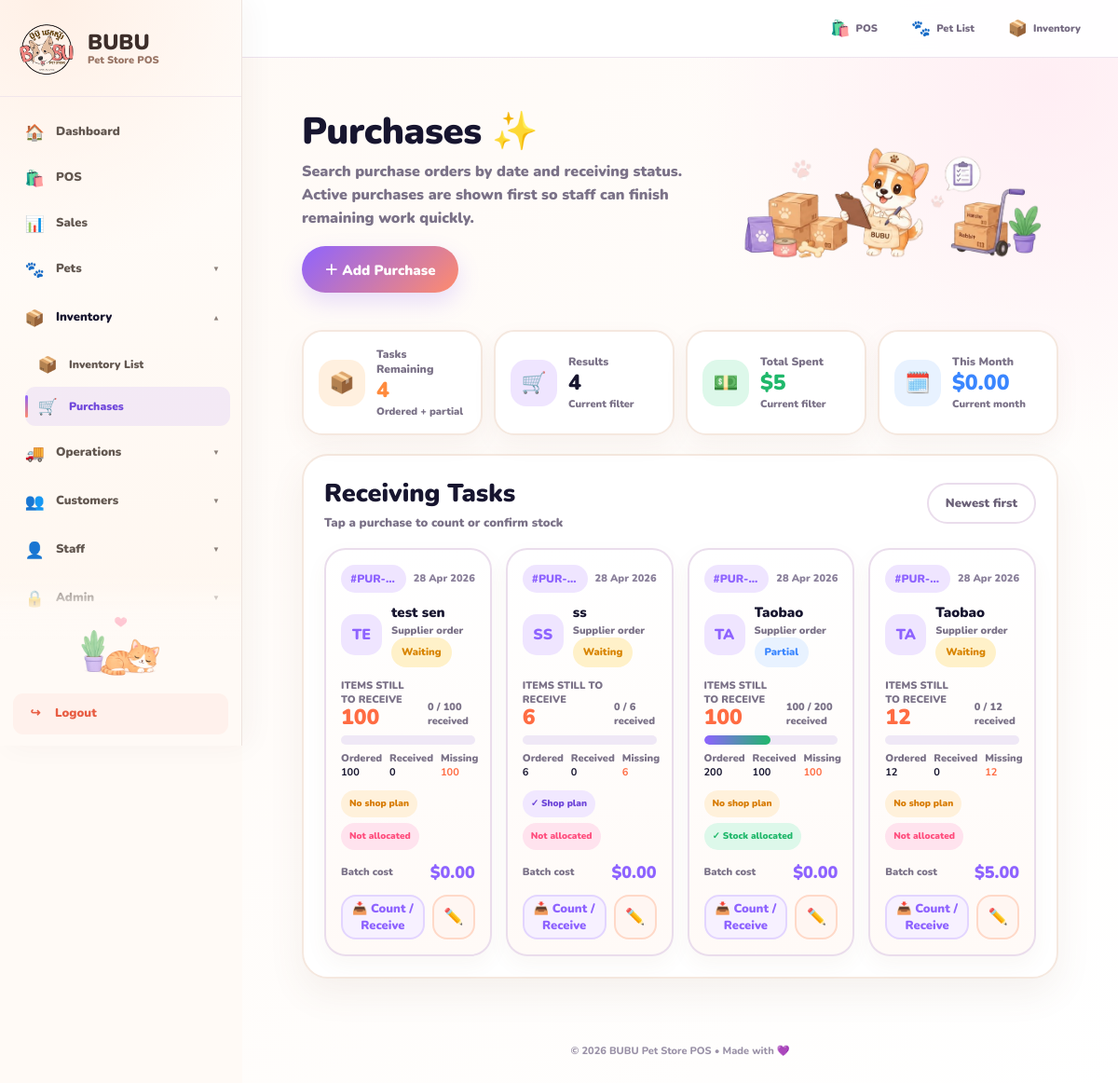
Before: /purchases/ (signed in) with the older database file.
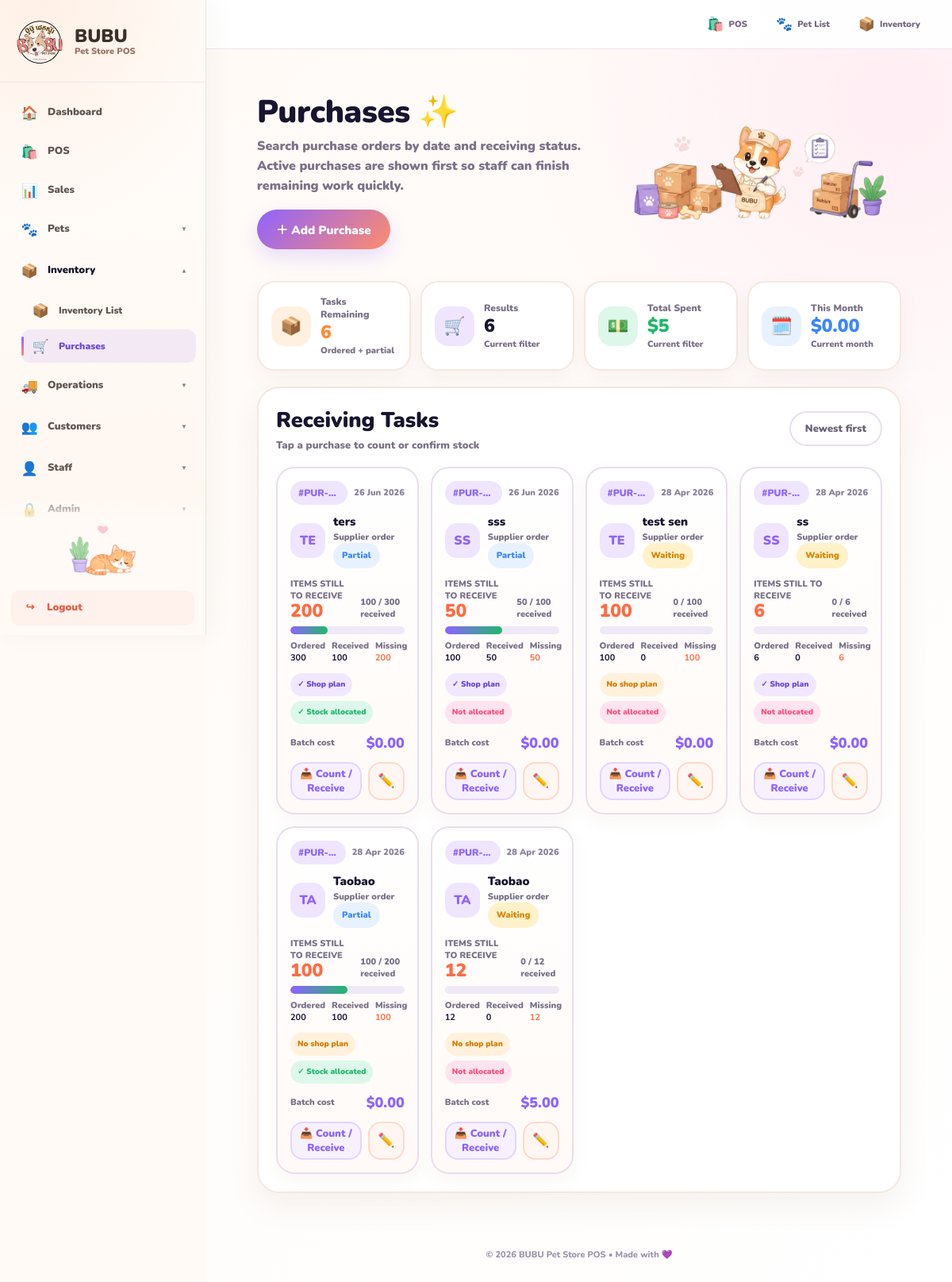
After: the same page with the newer database file.
### purchases/models.py (models this page shows, shortened)
class Purchase(models.Model):
    STATUS_CHOICES = [
        ("ordered", "Ordered"),
        ("partial", "Partial Received"),
        ("received", "Fully Received"),
        ("cancelled", "Cancelled"),
    ]
    supplier = models.CharField(max_length=150)
    total_amount = models.DecimalField(max_digits=10, decimal_places=2, default=0)
    shipping_note = models.TextField(blank=True, default="")
    note = models.TextField(blank=True, default="")
    status = models.CharField(max_length=20, choices=STATUS_CHOICES, default="ordered")
    created_at = models.DateTimeField(auto_now_add=True)
    @property
    def total_ordered_qty(self):
        return sum(item.ordered_qty for item in self.items.all())
    @property
    def total_received_qty(self):
        return sum(item.received_qty for item in self.items.all())
    @property
    def total_pending_qty(self):
        return sum(item.pending_qty for item in self.items.all())
    @property
    def total_allocated_qty(self):
        return sum(item.allocated_qty for item in self.items.all())
    @property
    def has_plan(self):
        return self.items.filter(branch_plans__isnull=False).exists()
    @property
    def is_allocated(self):
        return self.total_received_qty > 0 and self.total_allocated_qty >= self.total_received_qty

class PurchaseItem(models.Model):
    purchase = models.ForeignKey(
        Purchase,
        on_delete=models.CASCADE,
        related_name="items",
    )
    variant = models.ForeignKey(
        ItemVariant,
        on_delete=models.PROTECT,
        related_name="purchase_items",
        null=True,
        blank=True,
    )
    ordered_qty = models.PositiveIntegerField(default=1)
    received_qty = models.PositiveIntegerField(default=0)
    cost_price = models.DecimalField(max_digits=10, decimal_places=2, default=0)
    note = models.CharField(max_length=255, blank=True, default="")
    @property
    def pending_qty(self):
        return max(self.ordered_qty - self.received_qty, 0)
    @property
    def allocated_qty(self):
        return sum(allocation.qty for allocation in self.branch_allocations.all())

### purchases/views.py (the view, shortened to what this page needs)
# urls.py: path("", views.purchase_list, name="purchase_list"),
@login_required
def purchase_list(request):
    from datetime import datetime, time
    today = timezone.localdate()
    date_from = request.GET.get("date_from") or ""
    date_to = request.GET.get("date_to") or today.strftime("%Y-%m-%d")
    status_filter = request.GET.get("status") or "active"
    purchases = Purchase.objects.prefetch_related("items").order_by("-id")
    if date_to:
        try:
            to_date = datetime.strptime(date_to, "%Y-%m-%d").date()
            to_datetime = timezone.make_aware(
                datetime.combine(to_date, time.max)
            )
            purchases = purchases.filter(created_at__lte=to_datetime)
        except ValueError:
            messages.warning(request, "Invalid to date. Showing until today.")
            date_to = today.strftime("%Y-%m-%d")
            to_datetime = timezone.make_aware(
                datetime.combine(today, time.max)
            )
            purchases = purchases.filter(created_at__lte=to_datetime)
    if status_filter == "all":
        pass
    elif status_filter == "complete":
        purchases = purchases.filter(status="received")
    elif status_filter == "ordered":
        purchases = purchases.filter(status="ordered")
    elif status_filter == "partial":
        purchases = purchases.filter(status="partial")
    else:
        status_filter = "active"
        purchases = purchases.filter(status__in=["ordered", "partial"])
    filtered_purchases = purchases
    total_purchases = filtered_purchases.count()
    total_spent = (
        filtered_purchases.aggregate(total=Sum("total_amount"))["total"]
        or 0
    )
    pending_orders = filtered_purchases.filter(
        status__in=["ordered", "partial"]
    ).count()
    month_start = today.replace(day=1)
    this_month = (
        Purchase.objects.filter(
            created_at__date__gte=month_start,
            created_at__date__lte=today,
        ).aggregate(total=Sum("total_amount"))["total"]
        or 0
    )
    return render(request, "purchases/purchase_list.html", {
        "purchases": filtered_purchases,
        "total_purchases": total_purchases,
        "total_spent": total_spent,
        "pending_orders": pending_orders,
        "this_month": this_month,
        "date_from": date_from,
        "date_to": date_to,
        "status_filter": status_filter,
    })

### templates/purchases/purchase_list.html (shortened to what this page needs)
{% extends "base.html" %}
{% load static %}
{% block content %}
<div class="purchase-page">
    <div class="purchase-hero">
        <div class="purchase-title">
            <div>
                <h1>Purchases ✨</h1>
                <p>
                    Search purchase orders by date and receiving status.
                    Active purchases are shown first so staff can finish remaining work quickly.
                </p>
            </div>
            <a href="{% url 'purchase_create' %}" class="btn-add">＋ Add Purchase</a>
        </div>
        <img src="{% static 'img/purchase-hero.png' %}" class="hero-img" alt="Purchase">
    </div>
    <div class="summary-card">
        <div class="summary-item">
            <div class="summary-icon orange">📦</div>
            <div>
                <div class="summary-label">Tasks Remaining</div>
                <div class="summary-value orange">{{ pending_orders|default:"0" }}</div>
                <div class="summary-sub">Ordered + partial</div>
            </div>
        </div>
        <div class="summary-item">
            <div class="summary-icon purple">🛒</div>
            <div>
                <div class="summary-label">Results</div>
                <div class="summary-value">{{ total_purchases|default:"0" }}</div>
                <div class="summary-sub">Current filter</div>
            </div>
        </div>
        <div class="summary-item mobile-secondary">
            <div class="summary-icon green">💵</div>
            <div>
                <div class="summary-label">Total Spent</div>
                <div class="summary-value green">${{ total_spent|default:"0.00" }}</div>
                <div class="summary-sub">Current filter</div>
            </div>
        </div>
        <div class="summary-item mobile-secondary">
            <div class="summary-icon blue">🗓️</div>
            <div>
                <div class="summary-label">This Month</div>
                <div class="summary-value blue">${{ this_month|default:"0.00" }}</div>
                <div class="summary-sub">Current month</div>
            </div>
        </div>
    </div>
    <div class="purchase-panel">
        <div class="panel-head">
            <div>
                <h2>
                    {% if status_filter == "active" or not status_filter %}
                        Receiving Tasks
                    {% else %}
                        Purchase Results
                    {% endif %}
                </h2>
                <div class="panel-sub">Tap a purchase to count or confirm stock</div>
            </div>
            <div class="sort-pill">Newest first</div>
        </div>
        <div class="purchase-grid">
            {% for purchase in purchases %}
            <div class="purchase-card status-{{ purchase.status }}">
                <div class="purchase-top">
                    <span class="code">#PUR-{{ purchase.id|stringformat:"05d" }}</span>
                    <span class="date">{{ purchase.created_at|date:"d M Y" }}</span>
                </div>
                <div class="supplier">
                    <div class="avatar">{{ purchase.supplier|slice:":2"|upper }}</div>
                    <div class="supplier-status-row">
                        <div class="supplier-copy">
                            <div class="supplier-name">{{ purchase.supplier }}</div>
                            <div class="supplier-type">Supplier order</div>
                        </div>
                        {% if purchase.status == "received" %}
                            <div class="status received">✓ Complete</div>
                        {% elif purchase.status == "partial" %}
                            <div class="status partial">Partial</div>
                        {% elif purchase.status == "cancelled" %}
                            <div class="status cancelled">Cancelled</div>
                        {% else %}
                            <div class="status ordered">Waiting</div>
                        {% endif %}
                    </div>
                </div>
                <div class="task-line">
                    <div>
                        <div class="task-label">ITEMS STILL TO RECEIVE</div>
                        {% if purchase.total_pending_qty > 0 %}
                            <div class="task-number pending">{{ purchase.total_pending_qty }}</div>
                        {% else %}
                            <div class="task-number done">0 ✓</div>
                        {% endif %}
                    </div>
                    <div class="task-label">
                        {{ purchase.total_received_qty }} / {{ purchase.total_ordered_qty }} received
                    </div>
                </div>
                <div class="progress-track">
                    {% widthratio purchase.total_received_qty purchase.total_ordered_qty 100 as receive_percent %}
                    <div class="progress-fill" style="width:{{ receive_percent|default:'0' }}%"></div>
                </div>
                <div class="qty-inline">
                    <span>Ordered <b>{{ purchase.total_ordered_qty }}</b></span>
                    <span>Received <b>{{ purchase.total_received_qty }}</b></span>
                    <span class="pending-text">Missing <b>{{ purchase.total_pending_qty }}</b></span>
                </div>
                <div class="stock-status">
                    {% if purchase.has_plan %}
                        <span class="pill plan">✓ Shop plan</span>
                    {% else %}
                        <span class="pill none">No shop plan</span>
                    {% endif %}
                    {% if purchase.is_allocated %}
                        <span class="pill ok">✓ Stock allocated</span>
                    {% else %}
                        <span class="pill wait">Not allocated</span>
                    {% endif %}
                </div>
                <div class="amount-row">
                    <span class="amount-label">Batch cost</span>
                    <span class="amount">${{ purchase.total_amount|floatformat:2 }}</span>
                </div>
                <div class="card-actions">
                    <a href="{% url 'purchase_detail' purchase.id %}" class="view-btn">
                        {% if purchase.total_pending_qty > 0 %}
                            📥 Count / Receive
                        {% else %}
                            👁 View Purchase
                        {% endif %}
                    </a>
                    <a href="{% url 'purchase_update' purchase.id %}" class="edit-btn" aria-label="Edit purchase">✏️</a>
                </div>
            </div>
            {% endfor %}
        </div>
    </div>
</div>
{% endblock %}

### templates/base.html (shortened to what this page needs)
{% load static %}
<!DOCTYPE html>
<html lang="en">
<head>
</head>
<body>
<aside class="sidebar" id="sidebar">
    <div class="logo">
        <img src="{% static 'img/bubu-logo.png' %}" class="logo-img" alt="BUBU Logo">
        <h3>BUBU</h3>
        <small>Pet Store POS</small>
    </div>
    <nav class="menu" id="sideMenu">
        <a href="{% url 'dashboard' %}"
           onclick="saveMenuStateAndClose()"
           class="{% if request.resolver_match.url_name == 'dashboard' %}active{% endif %}">
            <span>🏠</span><span>Dashboard</span>
        </a>
        <a href="{% url 'pos' %}"
           onclick="saveMenuStateAndClose()"
           class="{% if request.resolver_match.url_name == 'pos' %}active{% endif %}">
            <span>🛍️</span><span>POS</span>
        </a>
        <a href="{% url 'sale_list' %}"
           onclick="saveMenuStateAndClose()"
           class="{% if request.resolver_match.url_name == 'sale_list' %}active{% endif %}">
            <span>📊</span><span>Sales</span>
        </a>
        <button type="button" class="menu-main" data-menu="pets">
            <span class="menu-main-left"><span>🐾</span><span>Pets</span></span>
            <span class="menu-arrow">▼</span>
        </button>
        <button type="button" class="menu-main" data-menu="inventory">
            <span class="menu-main-left"><span>📦</span><span>Inventory</span></span>
            <span class="menu-arrow">▼</span>
        </button>
        <div class="menu-sub" id="menu-inventory">
            <a href="{% url 'item_list' %}"
               onclick="saveMenuStateAndClose()"
               class="{% if request.resolver_match.url_name == 'item_list' %}active{% endif %}">
                <span>📦</span><span>Inventory List</span>
            </a>
            <a href="{% url 'purchase_list' %}"
               onclick="saveMenuStateAndClose()"
               class="{% if request.resolver_match.url_name == 'purchase_list' or request.resolver_match.url_name == 'purchase_create' or request.resolver_match.url_name == 'purchase_update' or request.resolver_match.url_name == 'purchase_detail' %}active{% endif %}">
                <span>🛒</span><span>Purchases</span>
            </a>
        </div>
        <button type="button" class="menu-main" data-menu="operations">
            <span class="menu-main-left"><span>🚚</span><span>Operations</span></span>
            <span class="menu-arrow">▼</span>
        </button>
        <button type="button" class="menu-main" data-menu="customers">
            <span class="menu-main-left"><span>👥</span><span>Customers</span></span>
            <span class="menu-arrow">▼</span>
        </button>
        <button type="button" class="menu-main" data-menu="staff">
            <span class="menu-main-left"><span>👤</span><span>Staff</span></span>
            <span class="menu-arrow">▼</span>
        </button>
        {% if perms.auth.view_user %}
        <button type="button" class="menu-main" data-menu="admin">
            <span class="menu-main-left"><span>🔒</span><span>Admin</span></span>
            <span class="menu-arrow">▼</span>
        </button>
        {% endif %}
    </nav>
    <div class="sidebar-footer">
        <img src="{% static 'img/sleep-cat.png' %}"
             class="sleep-cat-img"
             alt="Sleeping cat">
        <form method="post"
              action="{% url 'logout' %}"
              class="logout-form"
              onsubmit="clearBubuMenuState()">
            <button type="submit" class="logout-btn">
                <span>↪</span><span>Logout</span>
            </button>
        </form>
    </div>
</aside>
<div class="main">
    <header class="topbar">
        <nav class="top-actions" aria-label="Quick navigation">
            <a href="{% url 'pos' %}"
               class="top-quick-link {% if request.resolver_match.url_name == 'pos' %}active{% endif %}">
                <span class="quick-icon">🛍️</span>
                <span>POS</span>
            </a>
            <a href="{% url 'pet_list' %}"
               class="top-quick-link ">
                <span class="quick-icon">🐾</span>
                <span>Pet List</span>
            </a>
            <a href="{% url 'item_list' %}"
               class="top-quick-link {% if request.resolver_match.url_name == 'item_list' %}active{% endif %}">
                <span class="quick-icon">📦</span>
                <span>Inventory</span>
            </a>
        </nav>
    </header>
    <main class="content">
        {% block content %}{% endblock %}
        <div class="footer">
            © 2026 BUBU Pet Store POS • Made with 💜
        </div>
    </main>
</div>
</body>
</html>

Changed rows visible on the page:
added Purchase: created_at "26 Jun 2026", supplier "TE", supplier "ters", status "Partial", total_pending_qty "200", total_received_qty "100", total_ordered_qty "300", {{ receive_percent|default:'0' }} 33 (drawn), shows "✓ Shop plan", shows "✓ Stock allocated", total_amount "0.00", shows "📥 Count / Receive"
added Purchase: created_at "26 Jun 2026", supplier "SS", supplier "sss", status "Partial", total_pending_qty "50", total_received_qty "50", total_ordered_qty "100", shows "✓ Shop plan", shows "Not allocated", total_amount "0.00", shows "📥 Count / Receive"
Other visible differences:
{{ pending_orders|default:"0" }}: "4" → "6"
{{ total_purchases|default:"0" }}: "4" → "6"
